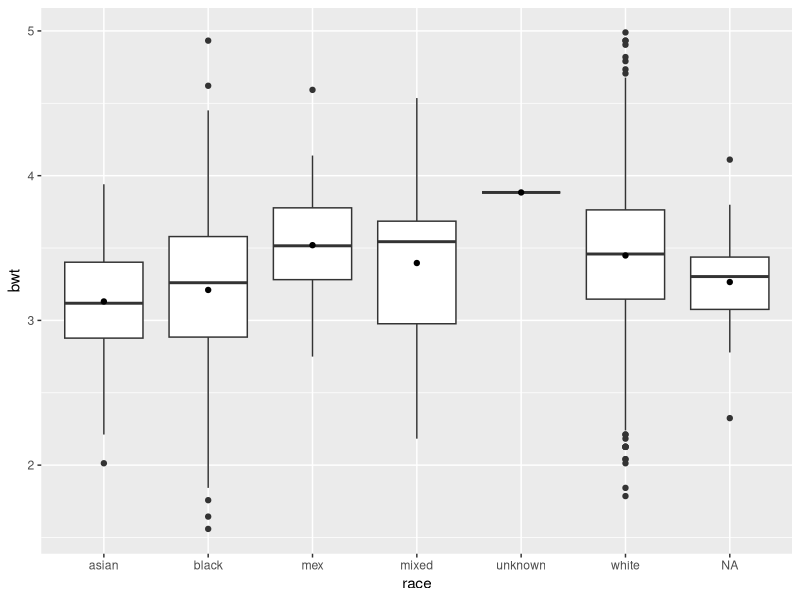
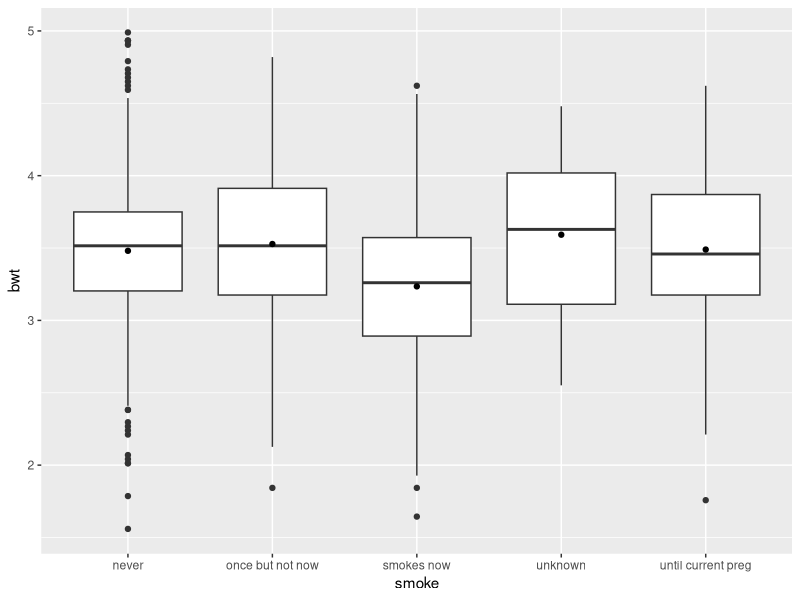
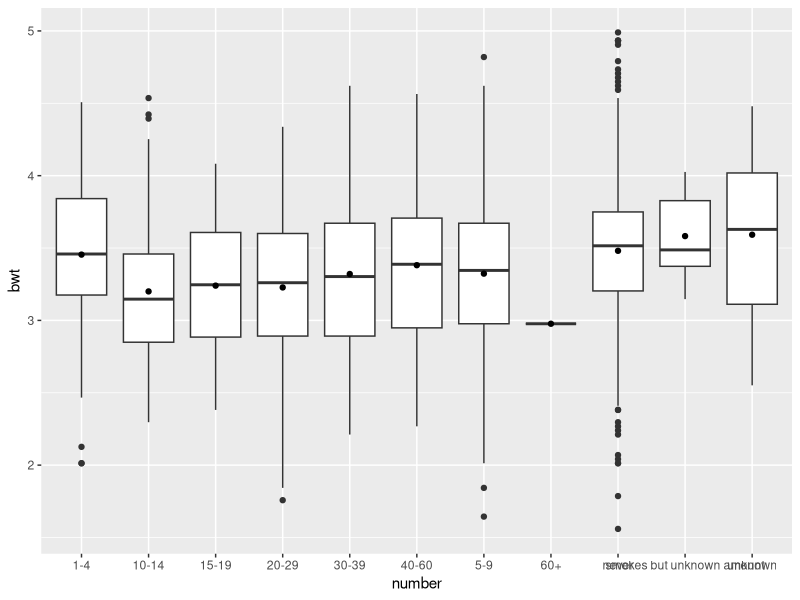

Write the R code that produced these figures, in order.
## ---- chunk 1
library(readxl)
babies <- read_excel("session6dta/babies.xlsx",1)
babies$bwt <- babies$wt/35.274
m1 <- lm(bwt ~ race, data = babies)
by(babies$bwt,babies$race,mean)

## m1 <- lm(babies$bwt ~ babies$race)
m2 <- lm(bwt ~ factor(smoke), data = babies)
m3 <- lm(bwt ~ number, data = babies)
## ---- chunk 2
summary(m1)
## ---- chunk 3
summary(m1)$r.squared
## ---- chunk 4
summary(m1)$r.squared
## ---- chunk 5
summary(m2)$r.squared
## ---- chunk 6
summary(m3)$r.squared
## ---- chunk 7
library(ggplot2)
ggplot(babies, aes(x = race, y = bwt)) +
  geom_boxplot() +
  stat_summary(geom = "point", fun.y = "mean")
## ---- chunk 8
ggplot(babies, aes(x = smoke, y = bwt)) +
  geom_boxplot() +
  stat_summary(geom = "point", fun.y = "mean")
## ---- chunk 9
ggplot(babies, aes(x = number, y = bwt)) +
  geom_boxplot() +
  stat_summary(geom = "point", fun.y = "mean")
## ---- chunk 10
coef(summary(m1))
## ---- chunk 11
table(babies$sex)
## ---- chunk 12
class(babies$sex)
## ---- chunk 13
babies$sex.mf <- factor(babies$sex, 
                        levels = c(0,1),
                        labels = c("male","female"))
class(babies$sex.mf)
## ---- chunk 14
table(babies$sex.mf)
## ---- chunk 15
babies$marital <- factor(babies$marital, 
                         levels = 1:5, 
                         labels = c("married","legally separated",
                                    "divorced","widowed","never married"))
babies$inc <- factor(babies$inc,
                     levels = c(0:9,98,99),
                     labels = c("<2500",
                                paste(seq(2500,20000,by = 2500),
                                       seq(4999,22500,by = 2500),sep = "-"),
                                "25000+","unknown","not asked"))
## ---- chunk 16
addmargins(prop.table(table(babies$inc,babies$marital),2))
## ---- chunk 17
babies$sex.jm <- factor(babies$sex.mf, 
                        levels = c("male","female"),
                        labels = c("Junge","Maedchen"))
table(babies$sex.jm)
## ---- chunk 18
library(car)
babies$drace <- recode(babies$drace,
                       '0:5="white";6="mex";7="black";
                       8="asian";c(9,10)="mixed";99=NA')
## ---- chunk 19
prop.table(table(babies$race == babies$drace))
